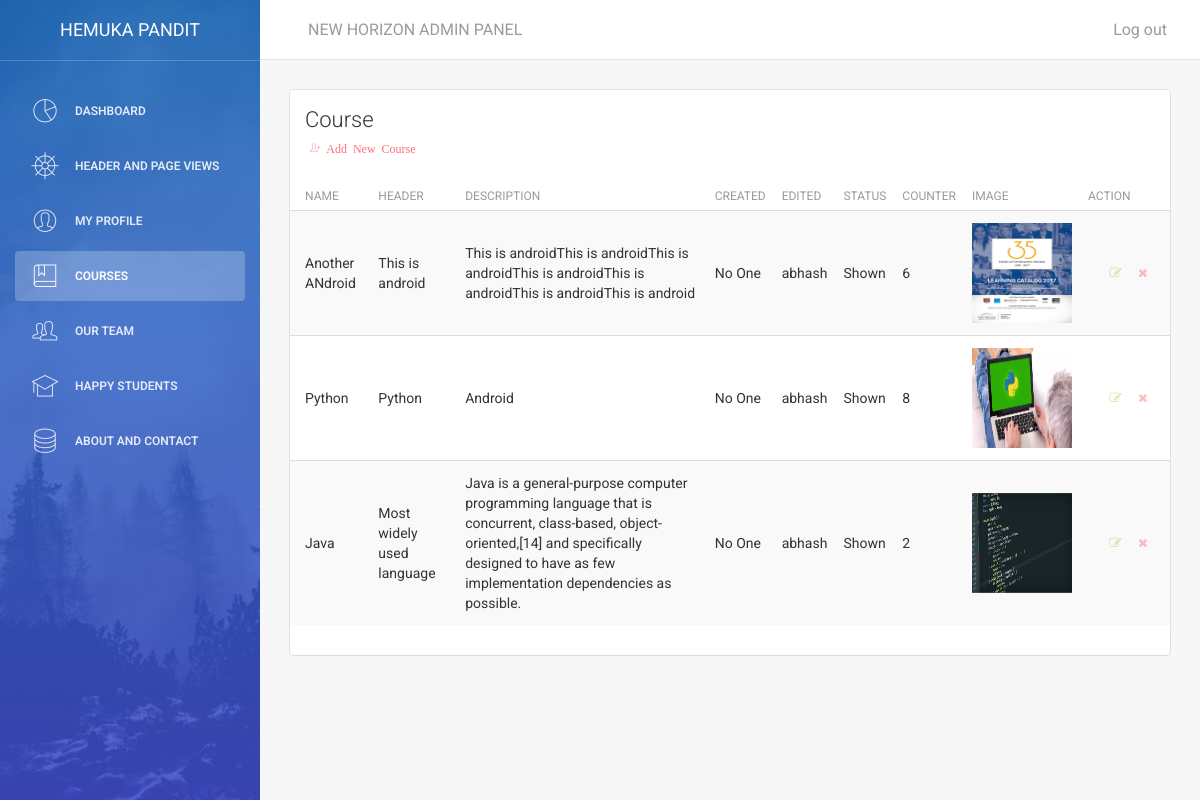
Page /admin/main.php?id=3 (signed in) on the committed database.
### tables this page shows
CREATE TABLE `course` (
  `cid` int(11) NOT NULL,
  `cname` varchar(250) NOT NULL,
  `cheader` varchar(250) NOT NULL,
  `clong` text NOT NULL,
  `cimagename` varchar(250) NOT NULL,
  `cimagepath` varchar(250) NOT NULL,
  `cstatus` int(10) NOT NULL,
  `counter` varchar(200) NOT NULL,
  `created` int(250) NOT NULL,
  `edited` int(250) NOT NULL
);

### admin/class/aptech.dbConnect.php (called while the page is built, shortened)
<?php
class dbConnect
{
  public function __construct()
   {
     $this->db=new mysqli(DB_SERVER,DB_USER,DB_PASSWORD,DB_DATABASE);
   }
}
?>

### admin/class/class.Course.php (the view, shortened to what this page needs)
<?php
include_once('aptech.dbConnect.php');
class course extends dbConnect
{
  public function displayCourse()
  {
    $sql="SELECT * FROM `course`";
    $result=(mysqli_query($this->db,$sql));
    while($row=mysqli_fetch_array($result))
    {
      $b=$row['edited'];
      $created="No One";
      $sql2="SELECT * FROM `adminlogin` where id='$b'";
      $result2=(mysqli_query($this->db,$sql2));
      $edited="No One";
      while($row2=mysqli_fetch_array($result2))
      {
        $edited=$row2['name'];
      }
      if($row['cstatus']==1)
      {
        $status="Shown";
      }
      else {
        $status="Not Shown";
      }
      echo'
      <tr>
      <td>'.$row['cname'].'</td>
      <td>'.$row['cheader'].'</td>
      <td>'.$row['clong'].'</td>
      <td>'.$created.'</td>
      <td>'.$edited.'</td>
      <td>'.$status.'</td>
      <td>'.$row['counter'].'</td>
      <td><img src='.$row['cimagepath'].' height=100 width=100></td>
      <td class="td-actions text-right">
      <a href="main.php?id=courses&c=cedit&cid='.$row['cid'].'"> <button type="button" rel="tooltip" title="Edit" class="btn btn-success btn-simple btn-xs">
      <i class="fa fa-edit"></i>
      </button> </a>
      <a href="main.php?id=courses&c=cdelete&cid='.$row['cid'].'"><button type="button" rel="tooltip" title="Remove" class="btn btn-danger btn-simple btn-xs">
      <i class="fa fa-times"></i>
      </button> </a>
      </td>
      </tr>';
    }
  }
}
?>

### rows in the picture
course: cname "Another ANdroid", cheader "This is android", clong "This is androidThis is androidThis is androidThis is androidThis is androidThis is androidThis is android", created "No One", adminlogin.name "abhash", cstatus "Shown", counter "6", cimagepath (picture)
course: cname "Python", cheader "Python", clong "Android", created "No One", adminlogin.name "abhash", cstatus "Shown", counter "8", cimagepath (picture)
course: cname "Java", cheader "Most widely used language", clong "Java is a general-purpose computer programming language that is concurrent, class-based, object-oriented,[14] and specifically designed to have as few implementation dependencies as possible.", created "No One", adminlogin.name "abhash", cstatus "Shown", counter "2", cimagepath (picture)

### other values in the picture
$_SESSION['uname'] "HEMUKA PANDIT"
